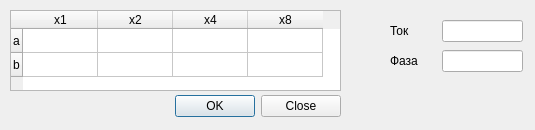
<?xml version="1.0" encoding="UTF-8"?>
<ui version="4.0">
 <class>qCoefOut</class>
 <widget class="QDialog" name="qCoefOut">
  <property name="geometry">
   <rect>
    <x>0</x>
    <y>0</y>
    <width>535</width>
    <height>130</height>
   </rect>
  </property>
  <property name="windowTitle">
   <string>Выходные коэффициенты</string>
  </property>
  <widget class="QDialogButtonBox" name="buttonBox">
   <property name="geometry">
    <rect>
     <x>10</x>
     <y>90</y>
     <width>331</width>
     <height>32</height>
    </rect>
   </property>
   <property name="orientation">
    <enum>Qt::Horizontal</enum>
   </property>
   <property name="standardButtons">
    <set>QDialogButtonBox::Close|QDialogButtonBox::Ok</set>
   </property>
  </widget>
  <widget class="QTableWidget" name="coefs">
   <property name="geometry">
    <rect>
     <x>10</x>
     <y>10</y>
     <width>331</width>
     <height>81</height>
    </rect>
   </property>
   <attribute name="horizontalHeaderMinimumSectionSize">
    <number>75</number>
   </attribute>
   <attribute name="horizontalHeaderDefaultSectionSize">
    <number>75</number>
   </attribute>
   <attribute name="verticalHeaderDefaultSectionSize">
    <number>24</number>
   </attribute>
   <row>
    <property name="text">
     <string>a</string>
    </property>
   </row>
   <row>
    <property name="text">
     <string>b</string>
    </property>
   </row>
   <column>
    <property name="text">
     <string>x1</string>
    </property>
   </column>
   <column>
    <property name="text">
     <string>x2</string>
    </property>
   </column>
   <column>
    <property name="text">
     <string>x4</string>
    </property>
   </column>
   <column>
    <property name="text">
     <string>x8</string>
    </property>
   </column>
  </widget>
  <widget class="QLabel" name="label">
   <property name="geometry">
    <rect>
     <x>390</x>
     <y>20</y>
     <width>49</width>
     <height>22</height>
    </rect>
   </property>
   <property name="text">
    <string>Ток</string>
   </property>
  </widget>
  <widget class="QLabel" name="label_2">
   <property name="geometry">
    <rect>
     <x>390</x>
     <y>50</y>
     <width>49</width>
     <height>22</height>
    </rect>
   </property>
   <property name="text">
    <string>Фаза</string>
   </property>
  </widget>
  <widget class="QLineEdit" name="currentA">
   <property name="geometry">
    <rect>
     <x>442</x>
     <y>20</y>
     <width>81</width>
     <height>22</height>
    </rect>
   </property>
  </widget>
  <widget class="QLineEdit" name="currentPhase">
   <property name="geometry">
    <rect>
     <x>442</x>
     <y>50</y>
     <width>81</width>
     <height>22</height>
    </rect>
   </property>
  </widget>
 </widget>
 <resources/>
 <connections>
  <connection>
   <sender>buttonBox</sender>
   <signal>accepted()</signal>
   <receiver>qCoefOut</receiver>
   <slot>accept()</slot>
   <hints>
    <hint type="sourcelabel">
     <x>248</x>
     <y>254</y>
    </hint>
    <hint type="destinationlabel">
     <x>157</x>
     <y>274</y>
    </hint>
   </hints>
  </connection>
  <connection>
   <sender>buttonBox</sender>
   <signal>rejected()</signal>
   <receiver>qCoefOut</receiver>
   <slot>reject()</slot>
   <hints>
    <hint type="sourcelabel">
     <x>316</x>
     <y>260</y>
    </hint>
    <hint type="destinationlabel">
     <x>286</x>
     <y>274</y>
    </hint>
   </hints>
  </connection>
 </connections>
</ui>
